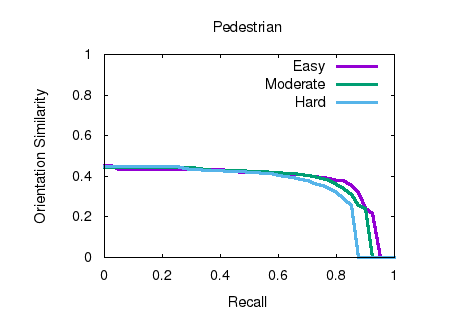

Here is the gnuplot script that generated this plot:
set term postscript eps enhanced color font "Helvetica" 20
set output "pedestrian_orientation_AOS.eps"
set size ratio 0.7
set xrange [0:1]
set yrange [0:1]
set xlabel "Recall"
set ylabel "Orientation Similarity"
set title "Pedestrian"
plot "pedestrian_orientation_AOS.txt" using 1:2 title 'Easy' with lines ls 1 lw 5,"pedestrian_orientation_AOS.txt" using 1:3 title 'Moderate' with lines ls 2 lw 5,"pedestrian_orientation_AOS.txt" using 1:4 title 'Hard' with lines ls 3 lw 5